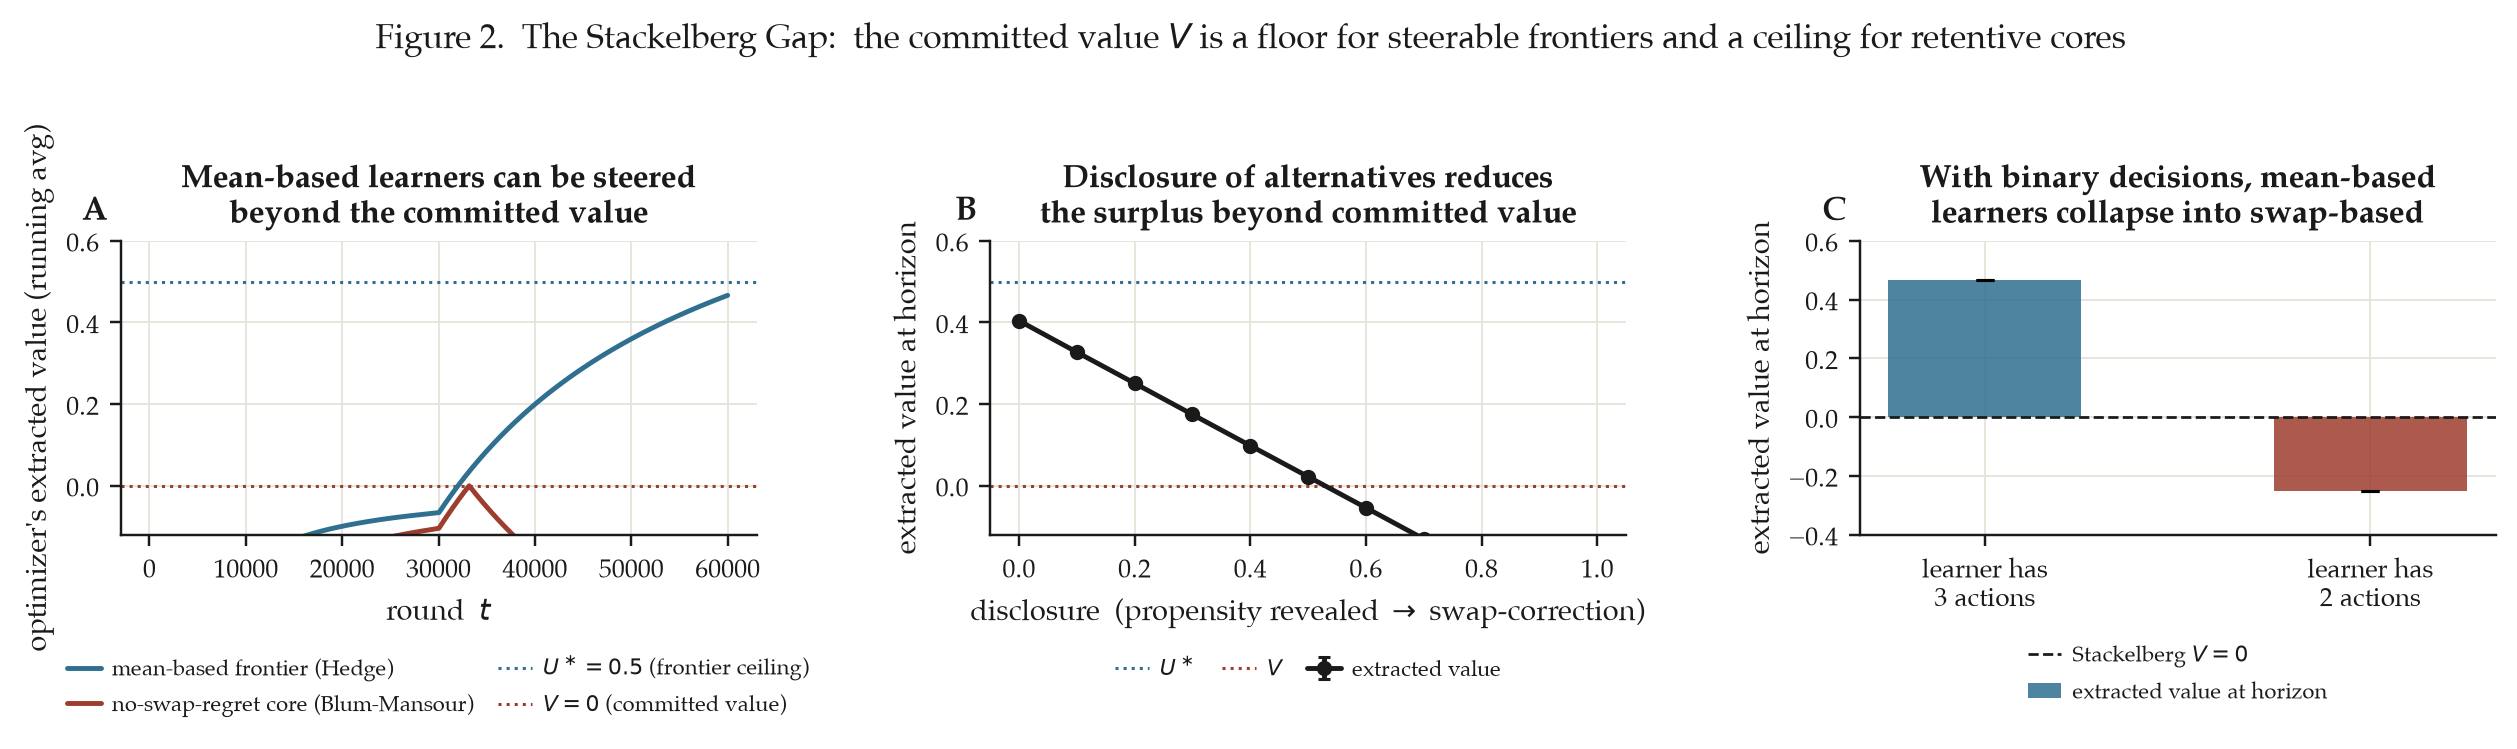

Python code for this plot:
"""
FIGURE 2 -- The Stackelberg Gap.   Tests Claim [b] (the Stackelberg move).

The paper: an architect's single committed move secures the Stackelberg value V
against best-responders; a population with a mean-based no-regret FRONTIER can be
steered to U* > V ("everything an architect can obtain beyond the option space
they encoded"); a no-swap-regret CORE is capped at V; and "a factory built
entirely out of no-swap-regret loops cannot find anything outside V ... a dark
stack needs at least some naive, mean-based no-regret learning somewhere."

We use the EXACT running game of Deng-Schneider-Sivan (2019), independently
re-verified three ways (V=0, U*=1/2 on the [-1,1] scale):

    Optimizer = ROW {Top, Bottom};  Learner = COLUMN {Left, Mid, Right}
    U_O = [[ 0,-2,-2],[ 0,-2, 2]] / 2      (optimizer payoff)
    U_L = [[ s,-1, 0],[-1, 1, 0]] / 2,  s = sqrt(gamma) ~ 1e-3 tie-break

Committed leader schedule: Top for the first half, then Bottom. The s-bonus on
(Top,Left) keeps Left the running argmax while the learner's cumulative Mid
reward is silently driven down; switching to Bottom makes Right the argmax and
the optimizer harvests +2 each round.

Panel A: extracted value vs round -- mean-based Hedge -> U*, Blum-Mansour
         no-swap-regret -> V.
Panel B: DISCLOSURE knob. The paper's reward channel can disclose a "propensity
         value" letting a learner reconstruct the road not taken and run
         no-swap-regret correction. We blend the played distribution from
         (1-delta)*Hedge + delta*BlumMansour; as disclosure delta: 0 -> 1 the
         exploitable surplus U*-V collapses to V. (delta, not lambda -- lambda is
         the Lagrangian price elsewhere in the paper.) (This is the paper's own logic
         chain -- disclosure enables swap-correction caps at V; the link to
         Kamenica-Gentzkow persuasion "transparency" is an interpretive bridge,
         flagged as such, not a theorem.)
Panel C: the falsifiable boundary. U* > V requires the learner to have >= 3
         actions (DSS Thm: with 2 actions no-regret == no-swap-regret, U*=V). We
         show the surplus vanishes under the 2-action restriction. Not hidden.
"""
import os, sys, json
import numpy as np
import matplotlib.pyplot as plt

sys.path.insert(0, os.path.join(os.path.dirname(__file__), "..", "src"))
import style  # noqa
from learners import Hedge, BlumMansourSwap
style.apply()
P = style.PALETTE

S = 1e-3
U_O = np.array([[0., -2., -2.], [0., -2., 2.]]) / 2.0     # optimizer (row) payoff
U_L = np.array([[S, -1., 0.], [-1., 1., 0.]]) / 2.0       # learner (col) payoff


def leader_schedule(T):
    sched = np.zeros(T, dtype=int)
    sched[T // 2:] = 1                                     # Top half / Bottom half
    return sched


def stackelberg_value(n_actions=3):
    """V = max over leader commitments p=Prob(Bottom) of optimizer payoff at the
    learner's PURE best response (dense grid)."""
    ps = np.linspace(0, 1, 2_000_001)
    alpha = np.stack([1 - ps, ps], axis=1)
    learner_payoff = alpha @ U_L[:, :n_actions]
    br = np.argmax(learner_payoff, axis=1)
    opt = alpha[:, 0] * U_O[0, :n_actions][br] + alpha[:, 1] * U_O[1, :n_actions][br]
    return float(opt.max())


def play(T, disclosure=0.0, n_actions=3, seed=0):
    """Committed leader vs a learner that blends a mean-based core (Hedge) with a
    no-swap-regret correction (Blum-Mansour) in proportion `disclosure`.
    disclosure=0 -> pure mean-based; disclosure=1 -> pure no-swap-regret.
    Returns running-average optimizer payoff."""
    rng = np.random.default_rng(seed)
    UL = U_L[:, :n_actions]
    UO = U_O[:, :n_actions]
    hedge = Hedge(n_actions, eta=0.7, rng=rng)
    swap = BlumMansourSwap(n_actions, eta=0.7, rng=rng)
    sched = leader_schedule(T)
    gain = np.empty(T)
    for t in range(T):
        row = sched[t]
        ph = hedge.distribution()
        ps = swap.distribution()
        p = (1 - disclosure) * ph + disclosure * ps
        p = p / p.sum()
        col = int(rng.choice(n_actions, p=p))
        gain[t] = UO[row, col]
        reward = UL[row, :].copy()                        # full reward vector
        hedge.update(reward)
        swap.update(reward)
    return np.cumsum(gain) / (np.arange(T) + 1)


def main():
    T = 60_000
    reps = 6
    V = stackelberg_value(3)
    Ustar = 0.5

    # Panel A -----------------------------------------------------------------
    hedge_runs = np.array([play(T, 0.0, 3, seed=s) for s in range(reps)])
    swap_runs = np.array([play(T, 1.0, 3, seed=s) for s in range(reps)])
    hedge_avg, swap_avg = hedge_runs.mean(0), swap_runs.mean(0)

    # Panel B -----------------------------------------------------------------
    lambdas = np.linspace(0, 1, 11)
    transp = np.array([[np.mean([play(20_000, lam, 3, seed=s)[-1] for s in range(reps)]),
                        np.std([play(20_000, lam, 3, seed=s)[-1] for s in range(reps)]) / np.sqrt(reps)]
                       for lam in lambdas])

    # Panel C -----------------------------------------------------------------
    n3 = np.array([play(T, 0.0, 3, seed=s)[-1] for s in range(reps)])
    n2 = np.array([play(T, 0.0, 2, seed=s)[-1] for s in range(reps)])
    V3, V2 = stackelberg_value(3), stackelberg_value(2)

    # ----------------------------- plot -------------------------------------
    fig, axes = plt.subplots(1, 3, figsize=(11.6, 3.6))

    axA = axes[0]
    axA.axhline(Ustar, color=P["frontier"], ls=":", lw=1.0, label="$U^\\ast=0.5$ (frontier ceiling)")
    axA.axhline(V, color=P["core"], ls=":", lw=1.0, label="$V=0$ (committed value)")
    axA.plot(hedge_avg, color=P["frontier"], label="mean-based frontier (Hedge)")
    axA.plot(swap_avg, color=P["core"], label="no-swap-regret core (Blum-Mansour)")
    axA.set_xlabel("round  $t$")
    axA.set_ylabel("optimizer's extracted value (running avg)")
    axA.set_title("Mean-based learners can be steered\nbeyond the committed value")
    axA.set_ylim(-0.12, 0.6)
    h, l = axA.get_legend_handles_labels()
    order = [2, 3, 0, 1]
    style.legend_below(axA, ncol=2, handles=[h[i] for i in order], labels=[l[i] for i in order])
    style.panel_tag(axA, "A")

    axB = axes[1]
    axB.axhline(Ustar, color=P["frontier"], ls=":", lw=1.0, label="$U^\\ast$")
    axB.axhline(V, color=P["core"], ls=":", lw=1.0, label="$V$")
    axB.errorbar(lambdas, transp[:, 0], yerr=transp[:, 1], fmt="o-",
                 color=P["neutral"], ms=4, capsize=2, label="extracted value")
    axB.set_xlabel("disclosure  (propensity revealed $\\to$ swap-correction)")
    axB.set_ylabel("extracted value at horizon")
    axB.set_title("Disclosure of alternatives reduces\nthe surplus beyond committed value")
    axB.set_ylim(-0.12, 0.6)
    style.legend_below(axB, ncol=3)
    style.panel_tag(axB, "B")

    axC = axes[2]
    x = [0, 1]
    means = [n3.mean(), n2.mean()]
    errs = [n3.std() / np.sqrt(reps), n2.std() / np.sqrt(reps)]
    axC.bar(x, means, width=0.5, yerr=errs, capsize=3,
            color=[P["frontier"], P["core"]], alpha=0.85, label="extracted value at horizon")
    axC.axhline(0, color=P["neutral"], lw=0.9, ls="--", label="Stackelberg $V=0$")
    axC.set_xticks(x)
    axC.set_xticklabels(["learner has\n3 actions", "learner has\n2 actions"])
    axC.set_ylabel("extracted value at horizon")
    axC.set_title("With binary decisions, mean-based\nlearners collapse into swap-based")
    axC.set_ylim(-0.40, 0.6)
    style.legend_below(axC, ncol=1)
    style.panel_tag(axC, "C")

    fig.suptitle("Figure 2.  The Stackelberg Gap:  the committed value $V$ is a floor for steerable frontiers and a ceiling for retentive cores",
                 fontsize=11, y=1.05)
    fig.tight_layout()
    style.drop_legends_below_labels(fig)
    out = os.path.join(os.path.dirname(__file__), "fig2_stackelberg.png")
    fig.savefig(out)
    print("wrote", out)
    print(f"V (grid) = {V:.4f}   U* (analytic) = {Ustar}")
    print(f"Hedge final = {hedge_avg[-1]:.3f}   Swap final = {swap_avg[-1]:.3f}")
    print(f"disclosure sweep endpoints: lam0={transp[0,0]:.3f}  lam1={transp[-1,0]:.3f}")
    print(f"N=3 final = {n3.mean():.3f} (V3={V3:.2f})   N=2 final = {n2.mean():.3f} (V2={V2:.2f})")
    json.dump(dict(V=V, Ustar=Ustar, hedge_final=float(hedge_avg[-1]),
                   swap_final=float(swap_avg[-1]), lambdas=list(lambdas),
                   transp_mean=list(transp[:, 0]), n3_final=float(n3.mean()),
                   n2_final=float(n2.mean()), V3=V3, V2=V2),
              open(os.path.join(os.path.dirname(__file__), "..", "out", "fig2.json"), "w"), indent=2)


if __name__ == "__main__":
    main()
